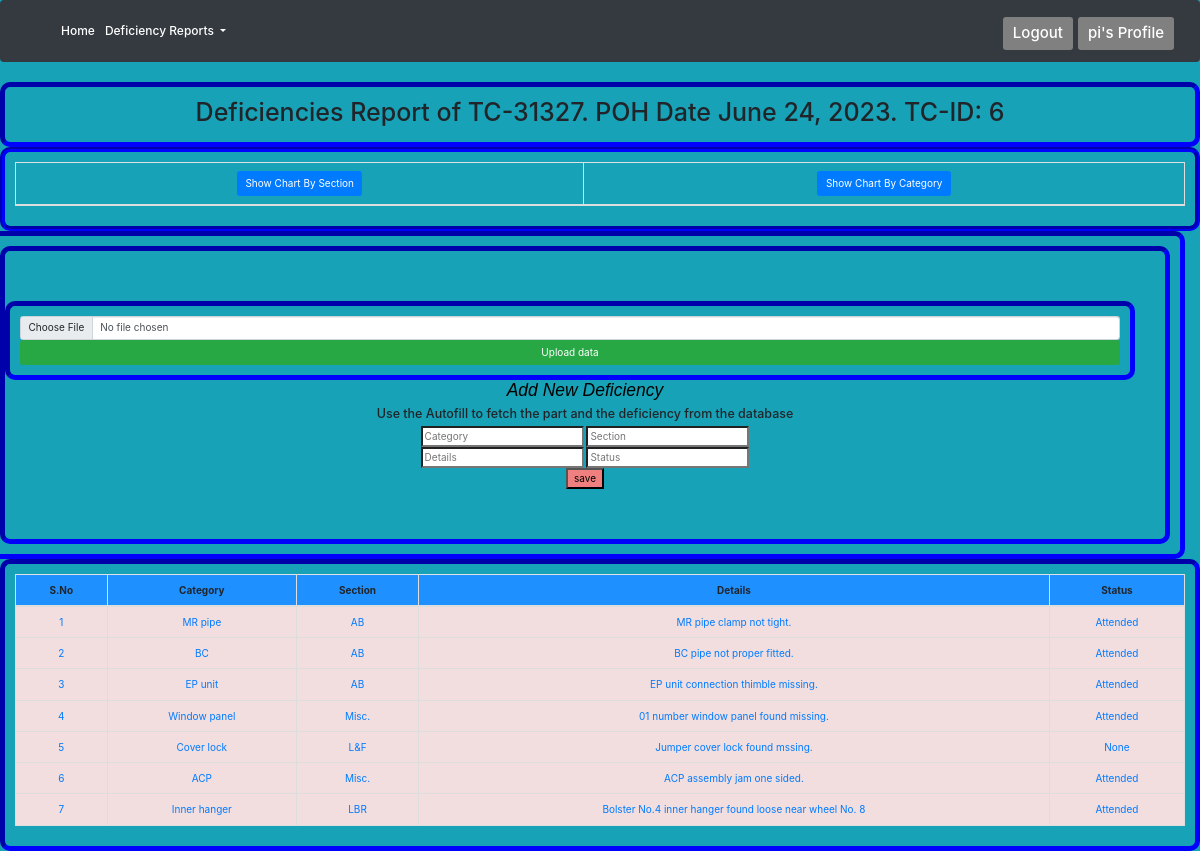
Page /defi/showTCdet/6/ (signed in) on the committed database.
### users/models.py (models this page shows, shortened)
class Profile(AbstractUser):
    DesignationChoices = (
        ("Officer", "Officer"),
        ("SSE/CB", "SSE/CB"),
        ("JE/CB", "JE/CB"),
        ("Techical Asst", "Technical Asst"),
    )
    PlaceOfPosting = (
        ("Sickline Office", "Sickline Office"),
        ("ROH Office", "ROH"),
        ("Contract Office", "Contract Office"),
        ("Tech Cell Office", "Tech Cell Office"),
        ("OMRS Office", "OMRS Office"),
        ("SSE Planning Office", "SSE Planning Office"),
        ("M&P Section", "M&P Section"),
        ("CB Administration", "CB Administration"),
        ("Stores", "Stores"),
        ("Wheel Shop", "Wheel Shop"),
    )
    Name = models.OneToOneField(
        settings.AUTH_USER_MODEL, on_delete=models.CASCADE, null=True, blank=True)
    image = models.ImageField(default='default.jpg', upload_to='profile_pics')
    Mobile = models.BigIntegerField(null=True, blank=True)
    LocalAddress = models.TextField(null=True, blank=True)
    IDNumber = models.CharField(max_length=30, default='ID Number', null=True)
    Designation = models.CharField(max_length=30, default='JE/CB', null=True, blank=True)
    Posted = models.CharField(max_length=30, choices=PlaceOfPosting, default='Tech Cell Office', null=True, blank=True)
    DateOfJoining = models.DateField(null=True, default='1001-01-01', blank=True)

### defi/models.py (models this page shows)
class TC(models.Model):
    TCName = models.CharField(max_length=100, unique=True)
    Date = models.DateTimeField(default=timezone.now)
    POHDate = models.DateField(null=True, blank=True)
    Shop = models.ForeignKey(Shop, on_delete=models.CASCADE,null=True, related_name='TCShop')
    Shed = models.ForeignKey(Shed, on_delete=models.CASCADE,null=True, related_name='TCShed')
    author = models.ForeignKey(
        settings.AUTH_USER_MODEL, on_delete=models.DO_NOTHING, null=True, related_name='tcauth')
    def __str__(self):
        return self.TCName

class TCRemark(models.Model):
    Date = models.DateTimeField(default=timezone.now)
    TCName = models.ForeignKey(TC, on_delete=models.CASCADE, related_name='TCName1')
    POHDate = models.DateField(null=True, blank=True)
    TCDefArea = models.ForeignKey(TCArea, on_delete=models.CASCADE, related_name='TCArea1')
    TCDef = models.CharField(max_length=500, blank=True, null=True)
    TCSecArea = models.ForeignKey(TCSec, on_delete=models.CASCADE,null=True, related_name='TCSecArea1')
    TCStatus = models.ForeignKey(Status, on_delete=models.CASCADE,null=True, related_name='TCStatus')
    def __str__(self):
        return f"{self.TCName}-{self.POHDate}-{self.TCDefArea}-{self.TCSecArea}-{self.TCDef}"

class TCArea(models.Model):
    TCCArea = models.CharField(max_length=100, blank=True, null=True, unique=True)
    Date = models.DateTimeField(default=timezone.now)
    def __str__(self):
        return self.TCCArea

class TCSec(models.Model):
    TCSec = models.CharField(max_length=100, blank=True, null=True, unique=True)
    Date = models.DateTimeField(default=timezone.now)
    def __str__(self):
        return self.TCSec

class Status(models.Model):
    Status = models.CharField(max_length=100, blank=True, null=True, unique=True)
    Date = models.DateTimeField(default=timezone.now)
    def __str__(self):
        return self.Status

### defi/views.py (the view)
# urls.py: path('showTCdet/<int:Serial>/', views.showTCdet, name='showTCdet'),
@login_required
def showTCdet(request, Serial):
    print("--------------------**------------------")
    p = TC.objects.get(id=Serial)
    q = TCRemark.objects.filter(TCName=p.id).order_by('-Date')
    print(q)
    context = {
        'object': p,
        'q' : q,
    }
    return render(request, 'deficiencies/tcdefdet.html', context)

### templates/deficiencies/tcdefdet.html (shortened to what this page needs)
{%extends 'charts/base.html'%}
{%block content%}
<div class="center">
<h1>Deficiencies Report of {{ object.TCName }}. POH Date {{ object.POHDate}}.  TC-ID: {{object.id}}</h1>
</div>
<div class="overflow-auto w-100 h-10 center3">
    <table class="table table-bordered ">
        <thead>
            <tr>
                <th>
    <form method="POST" action="{%url 'TCChartBySection' object.pk%}" >
        <input type="submit" value="Show Chart By Section" class="btn btn-primary custom-btn" >
      </form>
    </th>
    <th>
      <form method="POST" action="{%url 'TCChartByArea' object.pk%}" >
        <input type="submit" value="Show Chart By Category" class="btn btn-primary custom-btn" >
      </form>
    </th>
</tr>
  </thead>
</table>
    </div>
<div class="row center">
    <div class="col center2">
        {% if user.is_authenticated %}
        {%if user.is_superuser == 1%}
        <form method="POST" action="{%url 'TCExcelImport' object.pk %}" enctype="multipart/form-data">
            <div
             class="row center">
                            <input type="file" name="myfile" class="form-control">
                                     <button type="submit" class="btn btn-success" >Upload data</button>
                        </div>
          </form>
          {%endif%}
          {%endif%}
        <form method="POST" action="{%url 'addTCremark' object.pk %}">
            <h3 style="color:black; font-family:sans-serif; font-style:italic"> Add New Deficiency</h3>
            <h5>Use the Autofill to fetch the part and the deficiency from the database</h5>
            <input type="text" id="Part" name="Part" style="background-color: white; color:black" placeholder="Category"
                aria-label="Category" />
            <input type="text" id="Def" name="Def" style="background-color: white; color:black" placeholder="Section"
                aria-label="Section" />
                <br>
                <input type="text" id="Details" name="Details" style="background-color: white; color:black" placeholder="Details" aria-label="Details"/>
                <input type="text" id="Status" name="Status" style="background-color: white; color:black" placeholder="Status" aria-label="Status"/>
                <br>
            <input type="submit" value="save" style="background-color: lightcoral; color:black" />
        </form>
    </div>
</div>
<div class="center">
<div style="flex-grow: 8; background-color:DodgerBlue;">
    <table class="table table-bordered">
        <thead>
            <tr>
                <th>S.No</th>
                    <th>Category</th>
                    <th>Section</th>
                    <th>Details</th>
                    <th>Status</th>
            </tr>
        </thead>
        <tbody>
            {%for obj in q %}
            <tr class='danger'>
                <td class='text-primary'>{{forloop.counter}}</td>
                <td class='text-primary'>{{obj.TCDefArea}}</td>
                    <td class='text-primary'>{{obj.TCSecArea}}</td>
                    <td class='text-primary'>{{obj.TCDef}}</td>
                    <td class='text-primary'>{{obj.TCStatus}}</td>
            </tr>
            {%endfor%}
        </tbody>
    </table>
</div>
</div>
{%endblock content%}

### templates/charts/nav.html (shortened to what this page needs)
<nav class="navbar navbar-expand-lg navbar-dark bg-dark">
  <a class="navbar-brand"
    style="color:rgb(255, 255, 255); font-weight: 500; font-size: 32px; margin-right:0px; margin-top:0px;"
    href="{% url 'home'%}"></a>
  <div class="collapse navbar-collapse" id="navbarSupportedContent">
    <ul class="navbar-nav mr-auto">
      {% if user.is_authenticated %}
      <li class="nav-item active">
        <a class="nav-link"
          style="color:rgb(255, 255, 255); font-weight: 500; font-size: 12px; margin-right:0px; margin-top:0px;"
          href="{% url 'home'%}">Home <span class="sr-only">(current)</span></a>
      </li>
      <li class="nav-item dropdown">
        <a class="nav-link dropdown-toggle"
          style="color:rgb(255, 255, 255); font-weight: 500; font-size: 12px; margin-right:0px; margin-top:0px;"
          href="#" id="navbarDropdown" role="button" data-toggle="dropdown" aria-haspopup="true" aria-expanded="false">
          Deficiency Reports
        </a>
      </li>
      {% endif %}
    </ul>
    <div>
      {% if user.is_authenticated %}
      <a class="nav-item nav-link navbar-right  btn-lg"
        style="background-color:Grey; color:White; font-weight: 500; font-size: 15px; margin-right:0px; margin-top:5px;"
        href="{%url 'profile'%}">{{user.username}}'s Profile</a>
      <a class="nav-item nav-link navbar-right btn-lg"
        style="background-color:Grey; color:White; font-weight: 500; font-size: 15px;  margin-right:5px; margin-top:5px;"
        href="{% url 'logout'%}">Logout</a>
      {% else %}
      <a class="nav-item nav-link navbar-right btn-lg"
        style="background-color:rgb(78, 170, 53); color:White; font-weight: 700; font-size: 15px; margin-right:0px; margin-top:5px;"
        href="{% url 'login'%}">Login</a>
      {% endif %}
    </div>
  </div>
</nav>

### templates/charts/base.html (style rules this page uses)
.center { margin: auto; width: 100%; border: 3px solid blue; padding: 10px; text-align: center; border-style: inset; border-width: 5px; border-radius: 10px; border-style: inset; border-width: 5px; border-radius: 10px; }
.center2 { margin: auto; width: 100%; border: 3px solid blue; padding: 50px; text-align: center; border-style: inset; border-width: 5px; border-radius: 10px; border-style: inset; border-width: 5px; border-radius: 10px; }
.center3 { margin: auto; width: 50%; border: 3px solid blue; padding: 10px; text-align: center; border-style: groove; border-width: 5px; border-radius: 10px; border-width: 5px; border-radius: 10px; }

### rows in the picture
Profile: username "pi"
TC: TCName "TC-31327", POHDate "June 24, 2023", id "6"
TCRemark: TCDefArea "MR pipe", TCSecArea "AB", TCDef "MR pipe clamp not tight.", TCStatus "Attended"
TCRemark: TCDefArea "BC", TCSecArea "AB", TCDef "BC pipe not proper fitted.", TCStatus "Attended"
TCRemark: TCDefArea "EP unit", TCSecArea "AB", TCDef "EP unit connection thimble missing.", TCStatus "Attended"
TCRemark: TCDefArea "Window panel", TCSecArea "Misc.", TCDef "01 number window panel found missing.", TCStatus "Attended"
TCRemark: TCDefArea "Cover lock", TCSecArea "L&F", TCDef "Jumper cover lock found mssing.", TCStatus "None"
TCRemark: TCDefArea "ACP", TCSecArea "Misc.", TCDef "ACP assembly jam one sided.", TCStatus "Attended"
TCRemark: TCDefArea "Inner hanger", TCSecArea "LBR", TCDef "Bolster No.4 inner hanger found loose near wheel No. 8", TCStatus "Attended"
